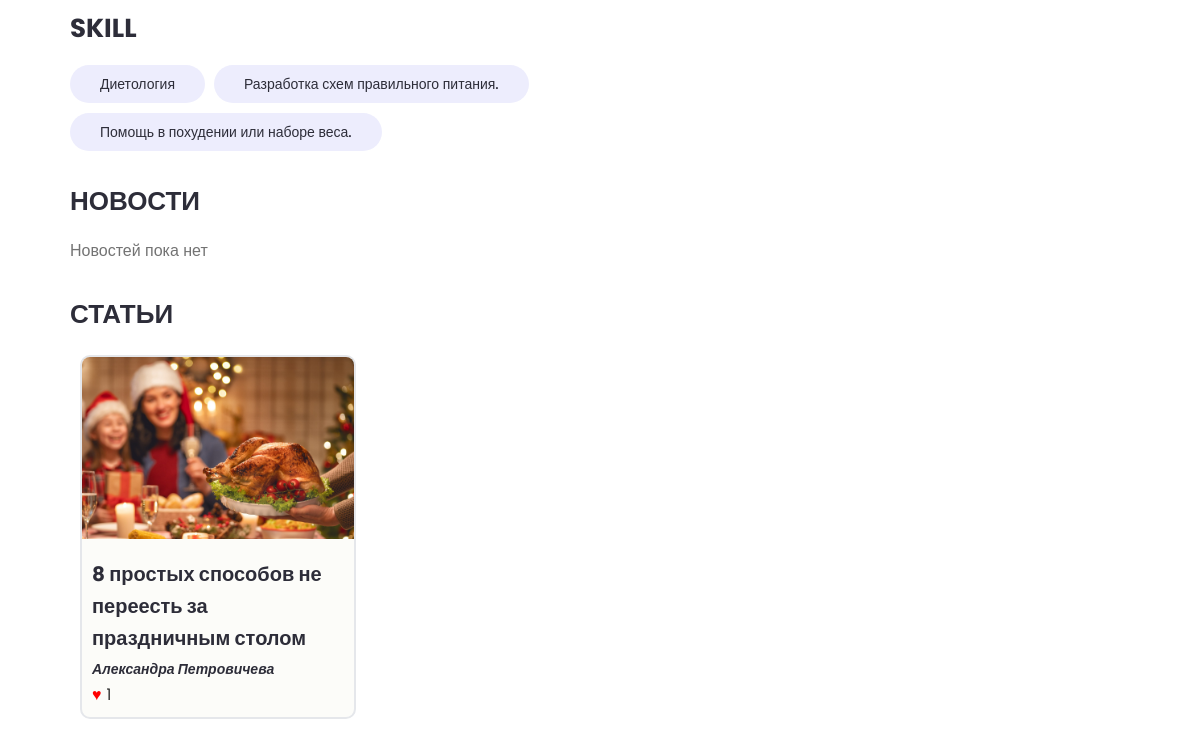
Page /users/profile/4/ (signed in, lower part) on the earlier database version.
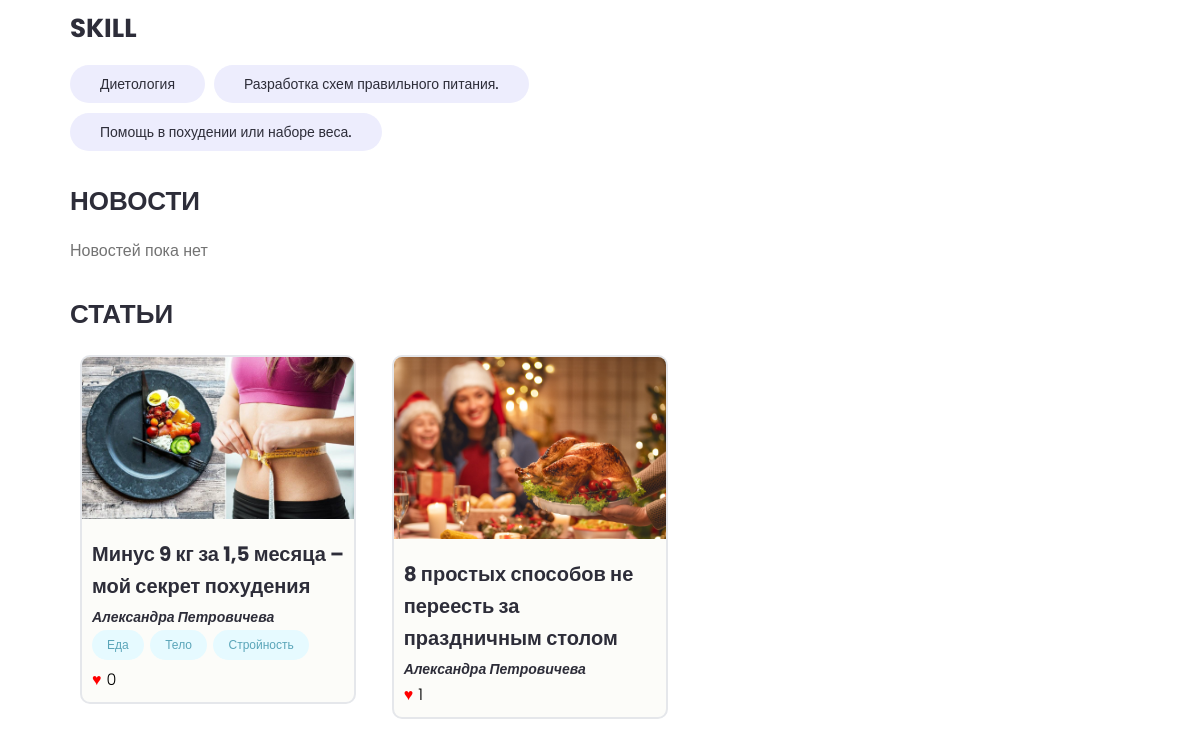
Same page on the later database version.
### users/models.py (models this page shows, shortened)
class Skill(models.Model):
    expert = models.ForeignKey(Profile, on_delete=models.CASCADE, blank=True, verbose_name='Эксперт')
    qualification = models.CharField(max_length=200, blank=True, verbose_name='Квалификация')
    info = models.TextField(blank=True, verbose_name='Описание')
    created = models.DateTimeField(auto_now_add=True, verbose_name='Дата')
    class Meta:
        verbose_name = 'Квалификация'
        verbose_name_plural = 'квалификации'

class Profile(models.Model):
    user = models.OneToOneField(User, on_delete=models.CASCADE, blank=True, verbose_name='Пользователь')
    name = models.CharField(max_length=200, blank=True, verbose_name='Имя')
    email = models.EmailField(max_length=200, blank=True, verbose_name='Эл.адрес')
    nickname = models.CharField(max_length=200, blank=True, verbose_name='Псевдоним')
    myself_short = models.CharField(max_length=200, blank=True, verbose_name='О себе коротко')
    myself = models.TextField(blank=True, verbose_name='О себе')
    photo = models.ImageField(upload_to='profiles/', default='profiles/coach.jpg', verbose_name='Фото')
    video = models.FileField(upload_to='videos/', blank=True, null=True, verbose_name='Видео')
    note = models.TextField(blank=True, null=True, verbose_name='Заметка')
    social_youtube = models.CharField(max_length=200, blank=True, verbose_name='Youtube')
    social_site = models.CharField(max_length=200, blank=True, verbose_name='Социальная сеть')
    social_website = models.CharField(max_length=200, blank=True, verbose_name='Сайт')
    document = models.FileField(upload_to='documents/', verbose_name='Документ об образовании', null=True, blank=False)
    work = models.CharField(max_length=200, blank=True, verbose_name='Место работы')
    created = models.DateTimeField(auto_now_add=True, verbose_name='Дата')
    class Meta:
        verbose_name = 'Профиль'
        verbose_name_plural = 'профили'

### projects/models.py (models this page shows, shortened)
class Project(models.Model):
    owner = models.ForeignKey(Profile, on_delete=models.SET_NULL, blank=True, null=True, verbose_name='Автор')
    sections = models.ManyToManyField('Section', blank=True, verbose_name='Категории')
    title = models.CharField(max_length=200, verbose_name='Название')
    description = RichTextUploadingField(blank=True, verbose_name='Описание')
    featured_image = models.ImageField(default='default.jpg', upload_to='projects/%Y/%m/%d', verbose_name='Изображение')
    demo_link = models.CharField(max_length=200, blank=True, verbose_name='Ссылка на демонстрацию')
    source_link = models.CharField(max_length=200, blank=True, verbose_name='Ссылка на источник')
    tags = models.ManyToManyField('Tag', blank=True, verbose_name='Тег')
    created = models.DateTimeField(auto_now_add=True, verbose_name='Дата создания')
    likes = models.ManyToManyField(User, related_name='project_likes', blank=True, verbose_name='Лайки')
    class Meta:
        ordering = ['-created']
        verbose_name = 'Статья'
        verbose_name_plural = 'статьи'

class Tag(models.Model):
    name = models.CharField(max_length=200, verbose_name='Наименование')
    created = models.DateTimeField(auto_now_add=True, verbose_name='Дата')
    def __str__(self):
        return self.name
    class Meta:
        verbose_name = 'Тэг'
        verbose_name_plural = 'тэги'

### users/views.py (the view)
# urls.py: path('profile/<str:pk>/', views.user_profile, name='user_profile'),
@login_required(login_url='login')
def user_profile(request, pk):
    prof = get_object_or_404(Profile, id=pk)
    top_skills = prof.skill_set.exclude(info__exact="")
    other_skills = prof.skill_set.filter(info="")
    selected_tag = request.GET.get('tag')
    if selected_tag:
        projects = prof.project_set.filter(tags__name=selected_tag)
    else:
        projects = prof.project_set.all()
    context = {
        'hide_search': True,
        'background_image': 'images/free.jpg',
        'profile': prof,
        'top_skills': top_skills,
        'other_skills': other_skills,
        'projects': projects,
        'selected_tag': selected_tag,
    }
    return render(request, 'users/profile.html', context)

### users/templates/users/profile.html (shortened to what this page needs)
{% extends 'projects/base.html' %}
{% block content %}
<main class="profile my-md">
    <div class="container">
        <div class="layout">
            <div class="column column--2of3">
                <div class="devInfo">
                    <div class="devInfo__skills">
                        <h3 class="devInfo__subtitle">SKILL</h3>
                        <div class="devInfo__otherSkills">
                            {% for skill in profile.skill_set.all %}
                            <span class="tag tag--pill tag--sub tag--lg">
                  <small>{{skill.qualification}}</small>
                </span>
                            {% endfor%}
                        </div>
                    </div>
                </div>
                <div class="devInfo">
                    <h3 class="devInfo__title">Новости</h3>
                    <div class="grid grid--two">
                        {% if not profile.photos.all and not profile.videos.all %}
                        <p>Новостей пока нет</p>
                        {% endif %}
                    </div>
                </div>
                <div class="devInfo">
                    <h3 class="devInfo__title">Статьи</h3>
                    <div class="grid grid--two">
                        {% for project in projects %}
                        <div class="column">
                            <div class="card project">
                                <a href="{% url 'project' project.id %}" class="project">
                                    <img class="project__thumbnail" src="{{project.featured_image.url}}"
                                         alt="project thumbnail"/>
                                    <div class="card__body">
                                        <h3 class="project__title">{{project.title|truncatewords:30}}</h3>
                                        <p><a class="project__author" href="{% url 'user_profile' project.owner.id %}">{{project.owner.name}}</a>
                                        </p>
                                        <div class="project__tags">
                                            {% for tag in project.tags.all %}
                                            <span class="tag tag--pill tag--main">
                                                    <small>{{ tag }}</small>
                                            </span>
                                            {% endfor %}
                                        </div>
                                        <div class="like-section">
                                            <button class="like-button" data-item-id="{{ project.id }}"
                                                    data-item-type="project">
                                                <span class="like-icon">&#9829;</span>
                                                <span class="like-count">{{ project.likes.count }}</span>
                                            </button>
                                        </div>
                                    </div>
                                </a>
                            </div>
                        </div>
                        {% endfor %}
                    </div>
                </div>
            </div>
        </div>
    </div>
</main>
{% endblock %}

Differences in the rows shown:
added Project: featured_image (picture), title "Минус 9 кг за 1,5 месяца – мой секрет похудения", owner.name "Александра Петровичева", likes.count "0"
now on this page (row unchanged): Tag: name "Еда"
now on this page (row unchanged): Tag: name "Тело"
now on this page (row unchanged): Tag: name "Стройность"
